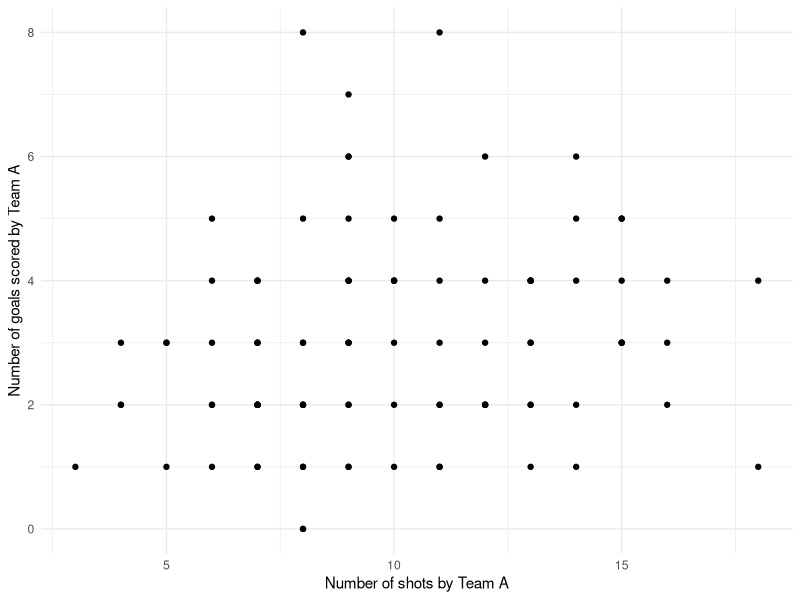
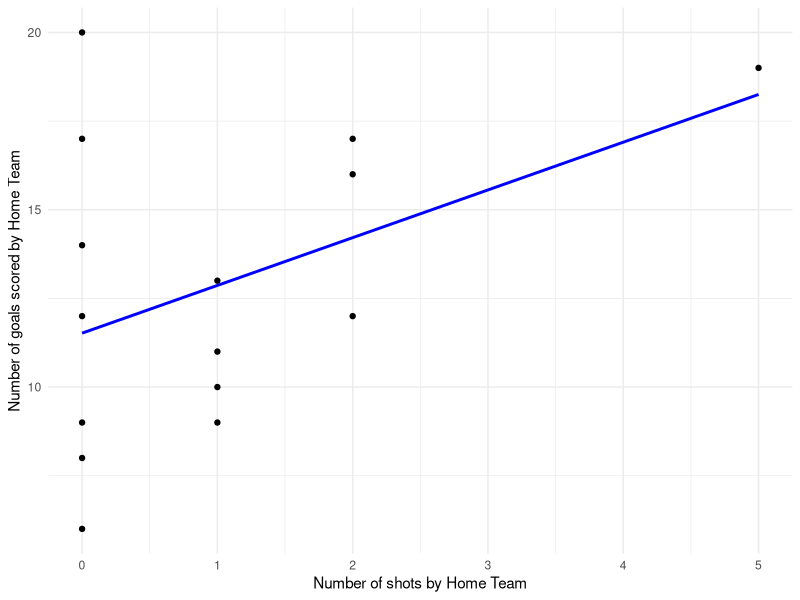
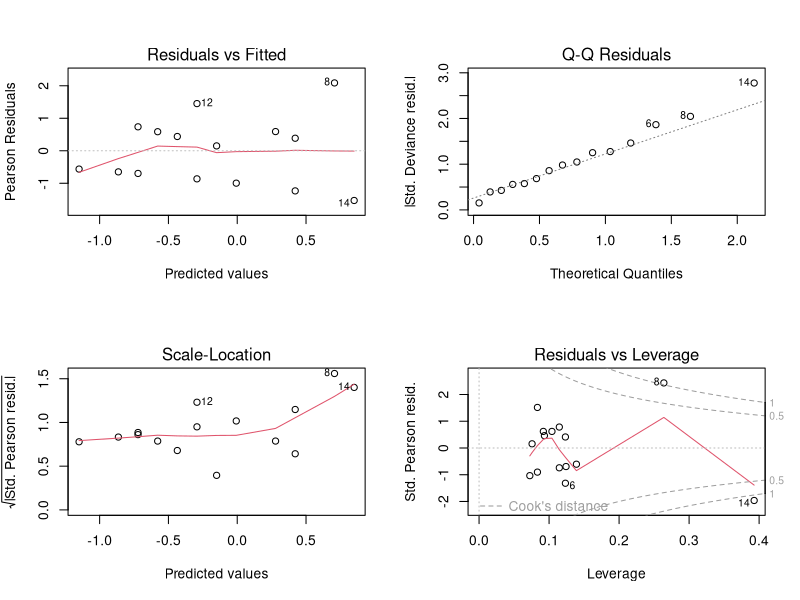

Write the R code that produced these figures, in order.
## ---- chunk 1
#| include: false
#| warning: false
#| message: false

library(tidyverse)
library(kableExtra)
library(dplyr)
library(ggplot2)
## ---- chunk 2
#| echo: false

# Simulate dataset of football match information
football_data <- tibble(
  match_id = 1:100, # Example match IDs
  team_A_shots = rpois(100, lambda = 10), # Simulated number of shots for Team A
  team_B_shots = rpois(100, lambda = 10), # Simulated number of shots for Team B
  team_A_goals = rpois(100, lambda = 3), # Simulated number of goals for Team A
  team_B_goals = rpois(100, lambda = 3) # Simulated number of goals for Team B
)

## ---- chunk 3
#| label: fig-simul
#| fig-cap: Simulation of the Data set
#| echo: false
# Visualize counts of goals scored
football_data %>%
  ggplot(aes(x = team_A_shots, y = team_A_goals)) +
  geom_point() +
  labs(x = "Number of shots by Team A", y = "Number of goals scored by Team A") +
  theme_minimal()
## ---- chunk 4
#| echo: false
football_data <- read.csv(here::here("data/analysis_data/football_data.csv"))

cleaned_data <- football_data %>%
  select(HomeTeam, AwayTeam, FTHG, FTAG, HS) %>% 
  filter(HomeTeam == "Burnley")

names(cleaned_data) <- c("Home", "Away", "HomeGoals", "AwayGoals", "HS")

str(cleaned_data)
## ---- chunk 5
#| label: fig-data-ana
#| fig-cap: Simulation of the Data set
#| echo: false
# Exploratory data analysis

cleaned_data %>%
  ggplot(aes(x = HomeGoals, y = HS)) +  # Updated variable names
  geom_point() +
  geom_smooth(method = "lm", se = FALSE, color = "blue") +
  labs(x = "Number of shots by Home Team", y = "Number of goals scored by Home Team") +  # Updated axis labels
  theme_minimal()

## ---- chunk 6
#| message: false
#| warning: false
#| echo: false

# Fit Poisson regression model
football_model <- glm(
  formula = HomeGoals ~ HS,
  data = cleaned_data,
  family = poisson
)

summary(football_model)

## ---- chunk 7
#| label: fig-diag
#| fig-cap: Diagnostic Plots
#| echo: false

# Model evaluation - diagnostic plots
par(mfrow = c(2, 2))
plot(football_model)
